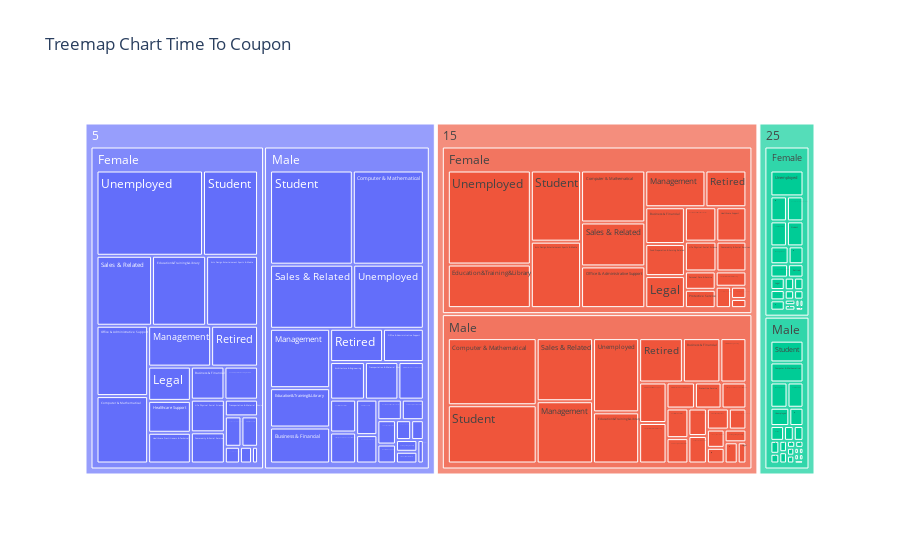

This figure's notebook cell:
### Code cell
chart_config = ['tt_Coupon', 'gender', 'occupation']

agg_df = data_coffee_accepted.groupby(chart_config).size().reset_index(name='Count')

fig = px.treemap(agg_df, path=chart_config, values='Count',
                  title='Treemap Chart Time To Coupon')

# Show the plot
fig.show()

### Figure 1 — Plotly figure (JSON) as saved in the notebook; plotly's stock layout.template omitted (floating-point values rounded to 4 significant figures; data arrays with more than 128 entries replaced by an {"elided": "..."} marker saying what was removed)
{"data": [{"branchvalues": "total", "domain": {"x": [0, 1], "y": [0, 1]}, "hovertemplate": "labels=%{label}<br>Count=%{value}<br>parent=%{parent}<br>id=%{id}<extra></extra>", "ids": {"elided": "146 str values"}, "labels": {"elided": "146 str values"}, "name": "", "parents": {"elided": "146 str values"}, "type": "treemap", "values": {"elided": "146 int values"}}], "layout": {"legend": {"tracegroupgap": 0}, "title": {"text": "Treemap Chart Time To Coupon"}}}
